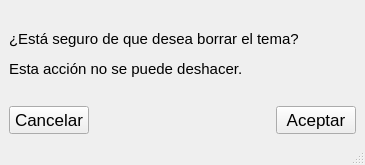
<?xml version="1.0" encoding="UTF-8"?>
<ui version="4.0">
 <class>MainWindow</class>
 <widget class="QMainWindow" name="MainWindow">
  <property name="geometry">
   <rect>
    <x>0</x>
    <y>0</y>
    <width>365</width>
    <height>165</height>
   </rect>
  </property>
  <property name="windowTitle">
   <string>MainWindow</string>
  </property>
  <widget class="QWidget" name="centralwidget">
   <layout class="QVBoxLayout" name="verticalLayout">
    <item>
     <widget class="QLabel" name="label">
      <property name="font">
       <font>
        <pointsize>35</pointsize>
       </font>
      </property>
      <property name="text">
       <string>&lt;html&gt;&lt;head/&gt;&lt;body&gt;&lt;p&gt;&lt;span style=&quot; font-size:11pt;&quot;&gt;¿Está seguro de que desea borrar el tema? &lt;/span&gt;&lt;/p&gt;&lt;p&gt;&lt;span style=&quot; font-size:11pt;&quot;&gt;Esta acción no se puede deshacer.&lt;/span&gt;&lt;/p&gt;&lt;/body&gt;&lt;/html&gt;</string>
      </property>
     </widget>
    </item>
    <item>
     <layout class="QHBoxLayout" name="horizontalLayout">
      <item>
       <widget class="QPushButton" name="pushButton_2">
        <property name="font">
         <font>
          <pointsize>13</pointsize>
         </font>
        </property>
        <property name="text">
         <string>Cancelar</string>
        </property>
       </widget>
      </item>
      <item>
       <spacer name="horizontalSpacer">
        <property name="orientation">
         <enum>Qt::Orientation::Horizontal</enum>
        </property>
        <property name="sizeHint" stdset="0">
         <size>
          <width>40</width>
          <height>20</height>
         </size>
        </property>
       </spacer>
      </item>
      <item>
       <widget class="QPushButton" name="pushButton_3">
        <property name="font">
         <font>
          <pointsize>13</pointsize>
         </font>
        </property>
        <property name="text">
         <string>Aceptar</string>
        </property>
       </widget>
      </item>
     </layout>
    </item>
   </layout>
  </widget>
  <widget class="QStatusBar" name="statusbar"/>
 </widget>
 <resources/>
 <connections/>
</ui>
